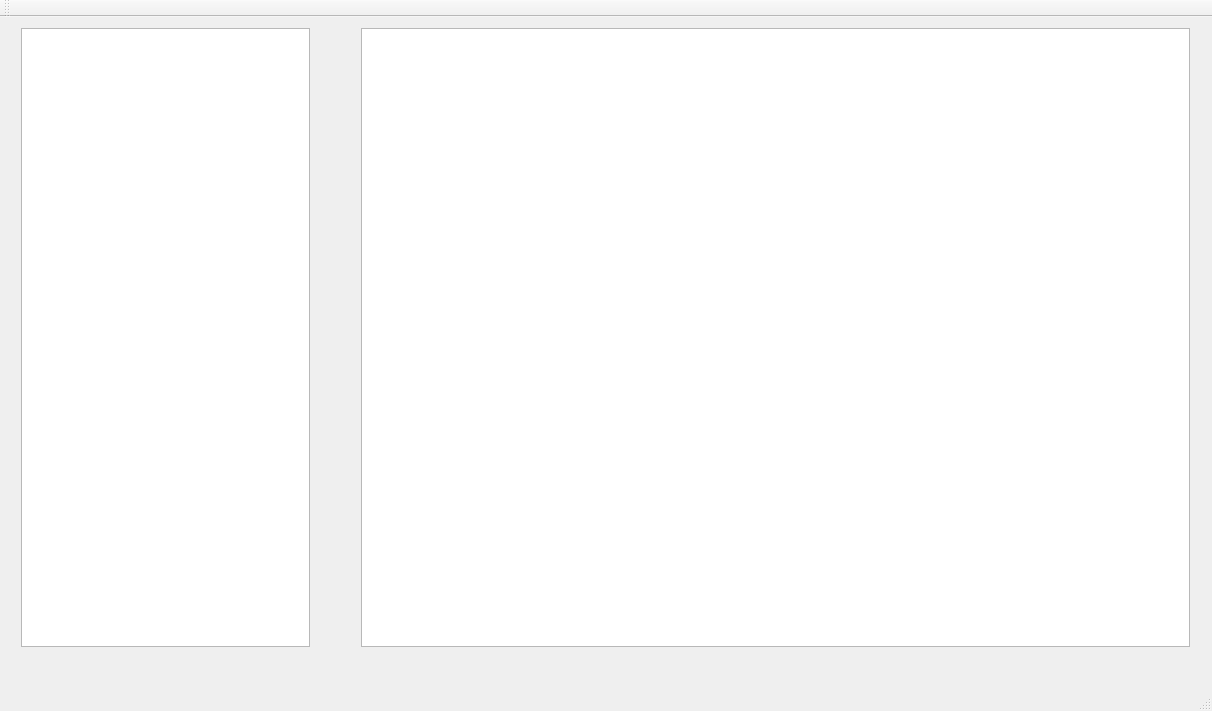
<?xml version="1.0" encoding="UTF-8"?>
<ui version="4.0">
 <class>ui_test_managerClass</class>
 <widget class="QMainWindow" name="ui_test_managerClass">
  <property name="geometry">
   <rect>
    <x>0</x>
    <y>0</y>
    <width>1212</width>
    <height>711</height>
   </rect>
  </property>
  <property name="windowTitle">
   <string>ui_test_manager</string>
  </property>
  <widget class="QWidget" name="centralWidget">
   <widget class="QWidget" name="verticalLayoutWidget">
    <property name="geometry">
     <rect>
      <x>10</x>
      <y>0</y>
      <width>311</width>
      <height>641</height>
     </rect>
    </property>
    <layout class="QVBoxLayout" name="verticalLayout">
     <item>
      <widget class="QTreeView" name="treeView"/>
     </item>
    </layout>
   </widget>
   <widget class="QWidget" name="verticalLayoutWidget_2">
    <property name="geometry">
     <rect>
      <x>350</x>
      <y>0</y>
      <width>851</width>
      <height>641</height>
     </rect>
    </property>
    <layout class="QVBoxLayout" name="verticalLayout_2">
     <item>
      <widget class="QTextEdit" name="textEdit"/>
     </item>
    </layout>
   </widget>
  </widget>
  <widget class="QMenuBar" name="menuBar">
   <property name="geometry">
    <rect>
     <x>0</x>
     <y>0</y>
     <width>1212</width>
     <height>26</height>
    </rect>
   </property>
  </widget>
  <widget class="QToolBar" name="mainToolBar">
   <attribute name="toolBarArea">
    <enum>TopToolBarArea</enum>
   </attribute>
   <attribute name="toolBarBreak">
    <bool>false</bool>
   </attribute>
  </widget>
  <widget class="QStatusBar" name="statusBar"/>
 </widget>
 <layoutdefault spacing="6" margin="11"/>
 <resources/>
 <connections/>
</ui>
